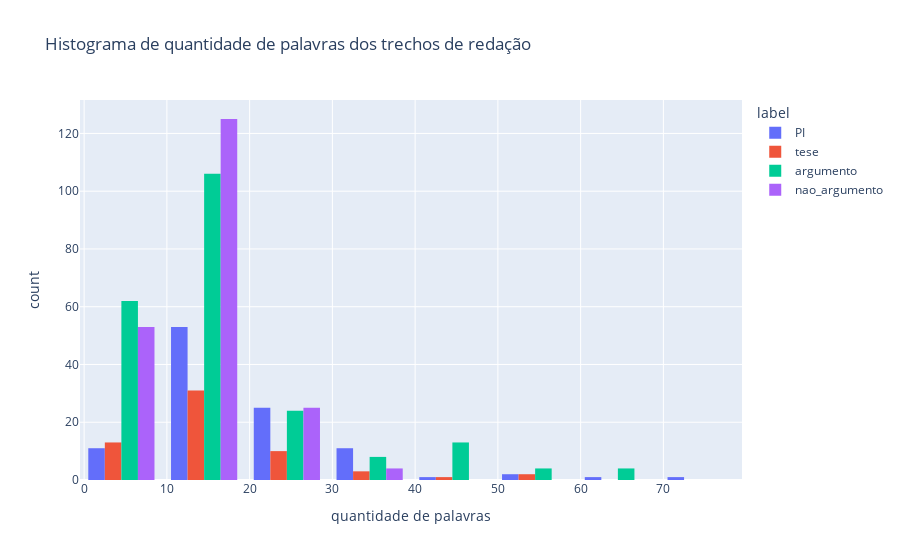

This figure's notebook cell:
### Code cell
fig = px.histogram(all_indicators_df, x='len_text', color="label", nbins=10, labels={"len_text": "quantidade de palavras"}, title="Histograma de quantidade de palavras dos trechos de redação", barmode='group')
fig.update_xaxes(
    showgrid=True,
    dtick = 10
)
fig.show()

### Figure 1 — Plotly figure (JSON) as saved in the notebook; plotly's stock layout.template omitted (floating-point values rounded to 4 significant figures; data arrays with more than 128 entries replaced by an {"elided": "..."} marker saying what was removed)
{"data": [{"alignmentgroup": "True", "bingroup": "x", "hovertemplate": "label=PI<br>quantidade de palavras=%{x}<br>count=%{y}<extra></extra>", "legendgroup": "PI", "marker": {"color": "#636efa"}, "name": "PI", "nbinsx": 10, "offsetgroup": "PI", "orientation": "v", "showlegend": true, "type": "histogram", "x": [15, 25, 11, 29, 24, 11, 12, 26, 38, 54, 39, 19, 34, 20, 25, 6, 23, 21, 70, 35, 29, 17, 12, 35, 22, 16, 12, 7, 30, 57, 34, 31, 30, 13, 23, 12, 47, 37, 64, 19, 14, 7, 16, 21, 20, 14, 14, 11, 15, 18, 23, 9, 14, 12, 10, 31, 15, 13, 14, 7, 8, 20, 19, 18, 17, 13, 12, 15, 18, 24, 25, 15, 22, 16, 20, 20, 22, 18, 14, 11, 18, 19, 13, 7, 14, 29, 15, 10, 17, 9, 19, 20, 16, 17, 7, 9, 11, 16, 12, 10, 9, 22, 12, 23, 12], "xaxis": "x", "yaxis": "y"}, {"alignmentgroup": "True", "bingroup": "x", "hovertemplate": "label=tese<br>quantidade de palavras=%{x}<br>count=%{y}<extra></extra>", "legendgroup": "tese", "marker": {"color": "#EF553B"}, "name": "tese", "nbinsx": 10, "offsetgroup": "tese", "orientation": "v", "showlegend": true, "type": "histogram", "x": [16, 13, 27, 11, 19, 12, 28, 11, 37, 16, 12, 9, 22, 26, 29, 32, 11, 50, 16, 15, 42, 57, 18, 31, 22, 18, 12, 19, 5, 8, 12, 9, 7, 7, 11, 19, 10, 20, 21, 10, 8, 16, 17, 12, 11, 12, 22, 10, 12, 9, 9, 6, 10, 19, 14, 8, 15, 9, 8, 22], "xaxis": "x", "yaxis": "y"}, {"alignmentgroup": "True", "bingroup": "x", "hovertemplate": "label=argumento<br>quantidade de palavras=%{x}<br>count=%{y}<extra></extra>", "legendgroup": "argumento", "marker": {"color": "#00cc96"}, "name": "argumento", "nbinsx": 10, "offsetgroup": "argumento", "orientation": "v", "showlegend": true, "type": "histogram", "x": {"elided": "221 int values"}, "xaxis": "x", "yaxis": "y"}, {"alignmentgroup": "True", "bingroup": "x", "hovertemplate": "label=nao_argumento<br>quantidade de palavras=%{x}<br>count=%{y}<extra></extra>", "legendgroup": "nao_argumento", "marker": {"color": "#ab63fa"}, "name": "nao_argumento", "nbinsx": 10, "offsetgroup": "nao_argumento", "orientation": "v", "showlegend": true, "type": "histogram", "x": {"elided": "207 int values"}, "xaxis": "x", "yaxis": "y"}], "layout": {"barmode": "group", "legend": {"title": {"text": "label"}, "tracegroupgap": 0}, "title": {"text": "Histograma de quantidade de palavras dos trechos de redação"}, "xaxis": {"anchor": "y", "domain": [0, 1], "dtick": 10, "showgrid": true, "title": {"text": "quantidade de palavras"}}, "yaxis": {"anchor": "x", "domain": [0, 1], "title": {"text": "count"}}}}
